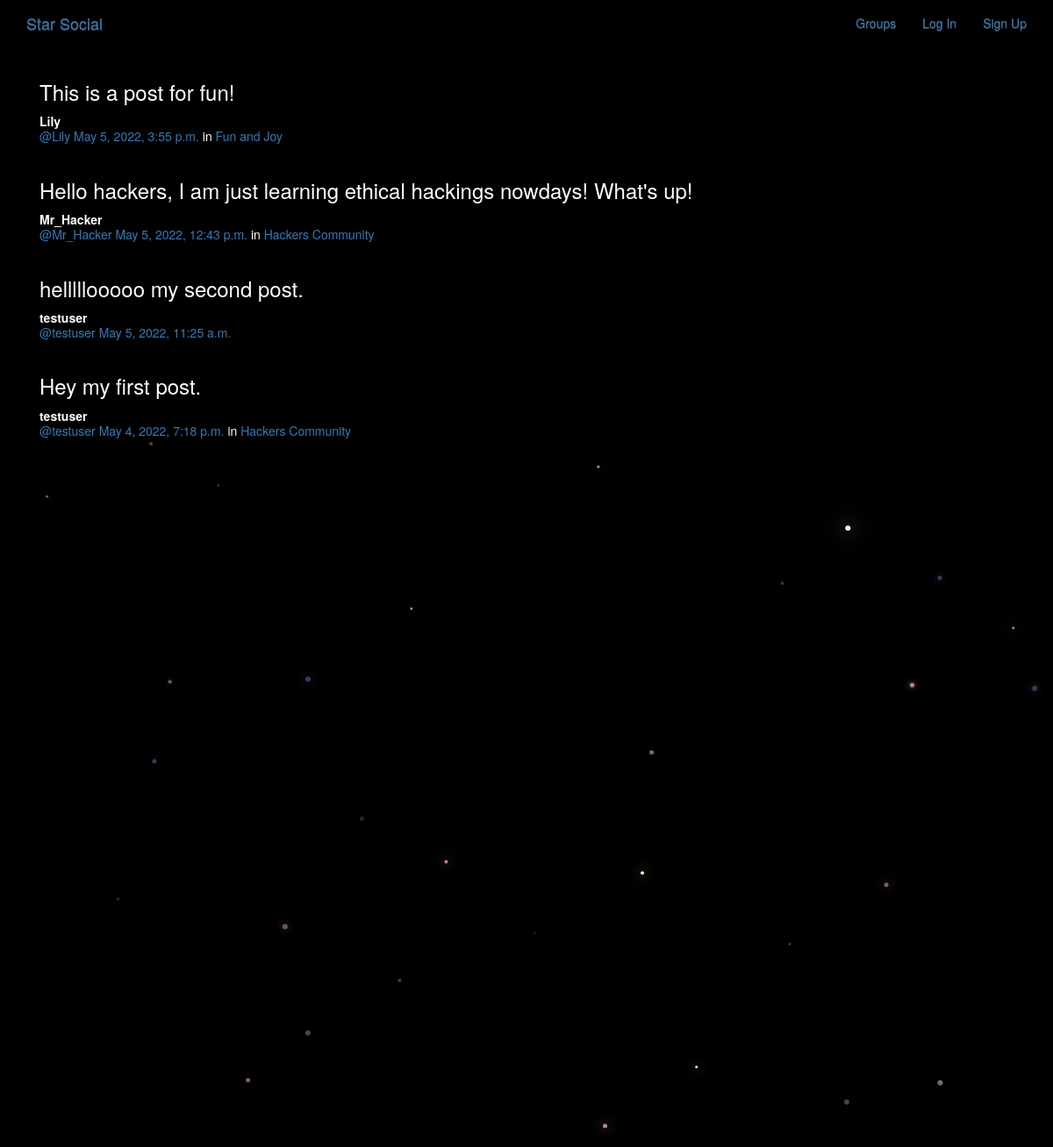
/posts/, run on the app's committed database.
### posts/models.py (models this page shows, shortened)
class Post(models.Model):
	user = models.ForeignKey(User, related_name='posts', on_delete=models.CASCADE)
	created_at = models.DateTimeField(auto_now=True)
	message = models.TextField()
	message_html = models.TextField(editable=False)
	group = models.ForeignKey(Group, related_name='posts', null=True, blank=True, on_delete=models.CASCADE)
	class Meta:
		ordering = ['-created_at']
		unique_together = ['user', 'message']

### groups/models.py (models this page shows, shortened)
class Group(models.Model):
	name = models.CharField(max_length=255, unique=True)
	slug = models.SlugField(allow_unicode=True, unique=True)
	description = models.TextField(blank=True, default='')
	description_html = models.TextField(editable=False, default='', blank=True)
	members = models.ManyToManyField(User, through='GroupMember')
	class Meta:
		ordering = ['name']

### posts/views.py (the view)
# urls.py: path('', views.PostList.as_view(), name='all'),
class PostList(SelectRelatedMixin, generic.ListView):
	model = models.Post
	select_related = ('user', 'group')

### posts/templates/posts/post_list.html (shortened to what this page needs)
{% extends "posts/post_base.html" %}
{% block post_content %}
<div class="col-md-8">
	{% for post in post_list %}
		{% include "posts/_post.html" %}
	{% endfor %}
</div>
{% endblock %}

### posts/templates/posts/_post.html (shortened to what this page needs)
<div class="post media">
	<h3>{{post.message_html|safe}}</h3>
	<div class="media-body">
		<strong>{{post.user.username}}</strong>
		<h5 class="media-heading">
		<span class="username">
			<a href="{% url 'posts:for_user' username=post.user.username%}">@{{post.user.username}}</a>
		</span>
		<time class="time">
			<a href="{% url 'posts:single' username=post.user.username pk=post.pk %}">{{post.created_at}}</a>
		</time>
		{% if post.group %}
		<span class="group-name">in <a href="#">{{post.group.name}}</a>
		</span>
		{% endif %}
		</h5>
	</div>
</div>

### static/social/css/master.css (style rules this page uses)
body { margin: 0; overflow: hidden; background-color: black; color: white; }

### data on the page
Post: message_html "This is a post for fun!", user.username "Lily", created_at "May 5, 2022, 3:55 p.m.", group.name "Fun and Joy"
Post: message_html "Hello hackers, I am just learning ethical hackings nowdays! What's up!", user.username "Mr_Hacker", created_at "May 5, 2022, 12:43 p.m.", group.name "Hackers Community"
Post: message_html "helllllooooo my second post.", user.username "testuser", created_at "May 5, 2022, 11:25 a.m."
Post: message_html "Hey my first post.", user.username "testuser", created_at "May 4, 2022, 7:18 p.m.", group.name "Hackers Community"
